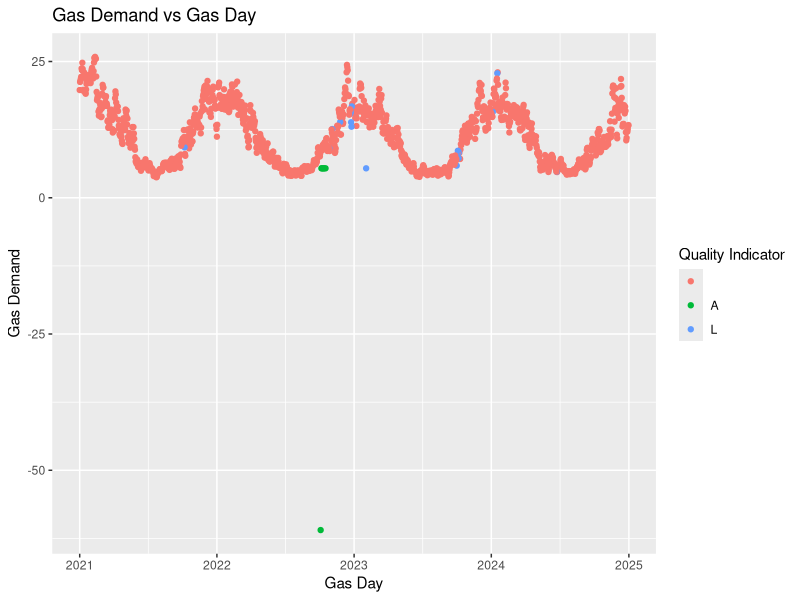
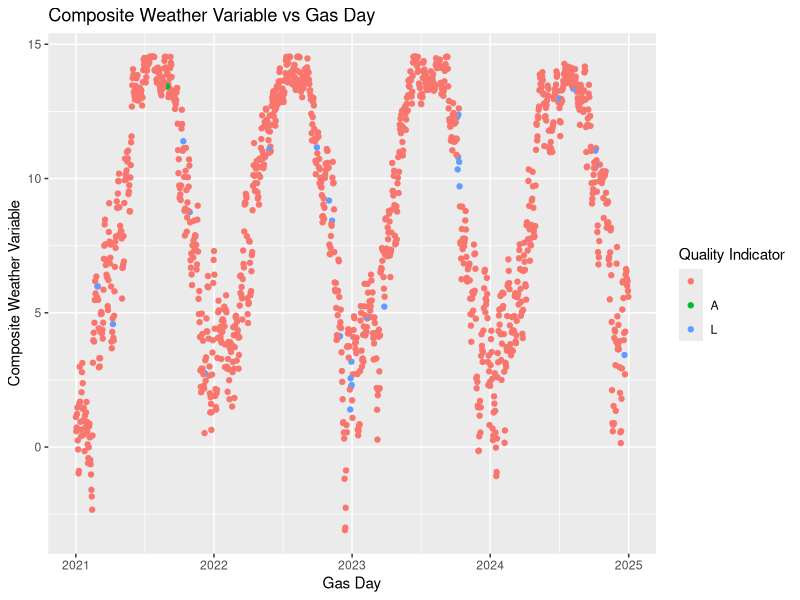
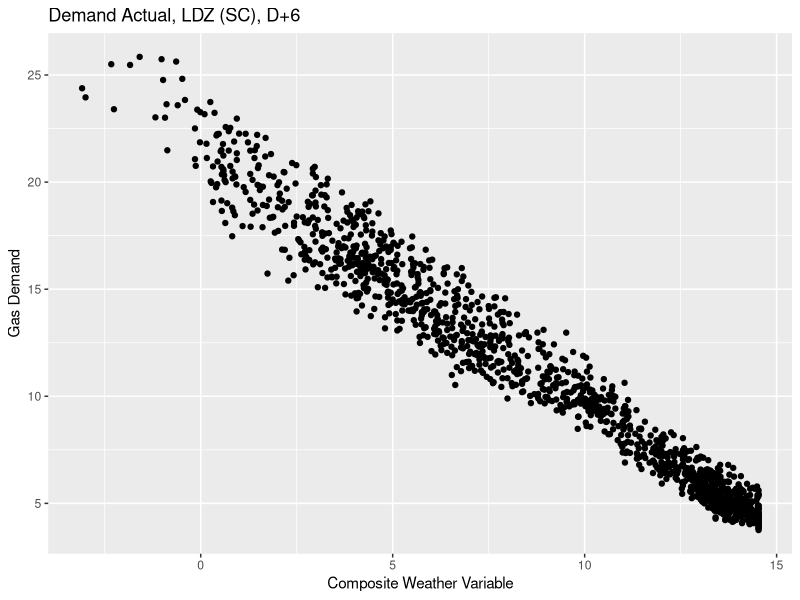

The R script that drew these images, in order:
## ---- chunk 1
# load packages
library(tidyverse)
## ---- chunk 2
# read the data
gas_demand <-
  read.csv(
    "Scotland_Gas_Demand_and_CWV_01-01-2021_31-12-2024.csv",
    check.names = FALSE) %>%
  mutate(
    across(
      c(`Applicable At`, `Applicable For`, `Generated Time`),
      \(x) as.Date(x, format = "%d/%m/%Y")),
    across(
      `Data Item`,
      \(x) case_match(
        x,
        "Demand Actual, LDZ (SC), D+6" ~ "Gas Demand",
        "Composite Weather Variable, Actual, LDZ(SC), D+1" ~
          "Composite Weather Variable"))) %>%
  rename(`Gas Day` = `Applicable For`)
## ---- chunk 3
# summaries of Gas Demand
gas_demand %>%
  filter(`Data Item` == "Gas Demand") %>%
  ggplot(aes(x = `Gas Day`, y = Value, colour = `Quality Indicator`)) +
  geom_point() +
  labs(y = "Gas Demand") +
  ggtitle("Gas Demand vs Gas Day")
## ---- chunk 4
# summaries of Composite Weather Variable
gas_demand %>%
  filter(`Data Item` == "Composite Weather Variable") %>%
  ggplot(aes(x = `Gas Day`, y = Value, colour = `Quality Indicator`)) +
  geom_point() +
  labs(y = "Composite Weather Variable") +
  ggtitle("Composite Weather Variable vs Gas Day")
## ---- chunk 5
gas_demand_wide <- gas_demand %>%
  mutate(across(Value, \(x) if_else(`Quality Indicator` == "", x, NA))) %>%
  pivot_wider(
    id_cols = `Gas Day`,
    names_from = `Data Item`,
    values_from = Value)
## ---- chunk 6
gas_demand_wide %>%
  ggplot(aes(x = `Composite Weather Variable`, y = `Gas Demand`)) +
  geom_point() +
  ggtitle("Demand Actual, LDZ (SC), D+6")
